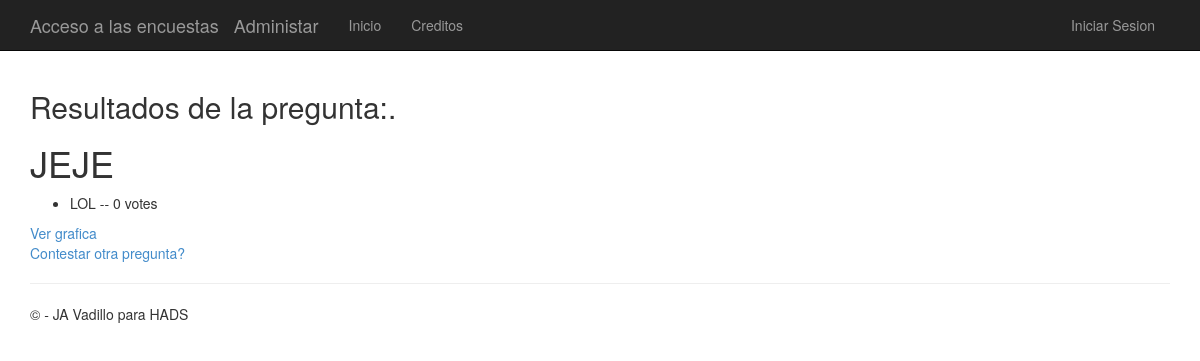
/8/results/, run on an earlier commit of the app's database.
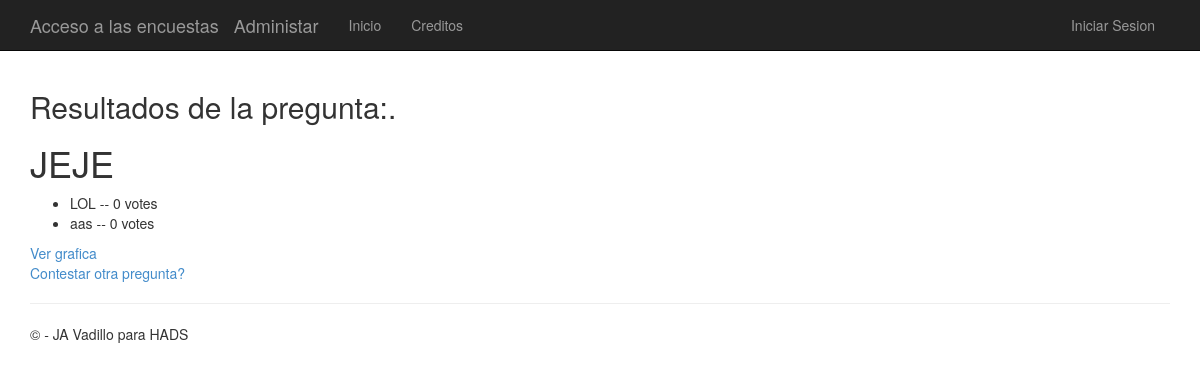
And on a later commit of the database.
### app/models.py (models this page shows)
class Question(models.Model):
    question_text = models.CharField(max_length=200)
    question_topic = models.CharField(max_length=200)
    correct_response = models.IntegerField()
    choice_max = models.IntegerField()
    pub_date = models.DateTimeField('date published')

class Choice(models.Model):
    question = models.ForeignKey(Question)
    choice_text = models.CharField(max_length=200)
    votes = models.IntegerField(default=0)

### app/views.py (the view)
# urls.py: url(r'^(?P<question_id>\d+)/results/$', app.views.results, name='results'),
def results(request, question_id):
    question = get_object_or_404(Question, pk=question_id)
    return render(request, 'polls/results.html', {'title':'Resultados de la pregunta:','question': question})

### app/templates/polls/results.html (shortened to what this page needs)
﻿{% extends "app/layout.html" %}
{% block content %}
<h2>{{ title }}.</h2>
<h1>{{ question.question_text }}</h1>
<ul>
{% for choice in question.choice_set.all %}
    <li>{{ choice.choice_text }} -- {{ choice.votes }} vote{{ choice.votes|pluralize }}</li>
{% endfor %}
</ul>
<a href="{% url 'chart' question.id %}"> Ver grafica</a><br />
<a href="{% url 'index' %}">Contestar otra pregunta?</a>
{% endblock %}

### app/templates/app/layout.html (shortened to what this page needs)
﻿<!DOCTYPE html>
<html>
<head>
    {% load staticfiles %}
    <link rel="stylesheet" type="text/css" href="{% static 'app/content/bootstrap.min.css' %}" />
    <link rel="stylesheet" type="text/css" href="{% static 'app/content/site.css' %}" />
</head>
<body>
    <div class="navbar navbar-inverse navbar-fixed-top">
        <div class="container">
            <div class="navbar-header">
                <a href="/polls/" class="navbar-brand">Acceso a las encuestas</a>
                <a href="/admin/" class="navbar-brand">Administar</a>
            </div>
            <div class="navbar-collapse collapse">
                <ul class="nav navbar-nav">
                    <li><a href="{% url 'home' %}">Inicio</a></li>
                    <li><a href="{% url 'contact' %}">Creditos</a></li>
                </ul>
                {% include 'app/loginpartial.html' %}
            </div>
        </div>
    </div>
    <div class="container body-content">
{% block content %}{% endblock %}
        <hr/>
        <footer>
            <p>&copy; {{ year }} - JA Vadillo para HADS</p>
        </footer>
    </div>
</body>
</html>

### app/templates/app/loginpartial.html
{% if user.is_authenticated %}
<form id="logoutForm" action="/logout" method="post" class="navbar-right">
    {% csrf_token %}
    <ul class="nav navbar-nav navbar-right">
        <li><span class="navbar-brand">Bienvenido ... {{ user.username }}!</span></li>
        <li><a href="javascript:document.getElementById('logoutForm').submit()">Cerrar Sesion</a></li>
    </ul>
</form>
{% else %}
<ul class="nav navbar-nav navbar-right">
    <li><a href="{% url 'login' %}">Iniciar Sesion</a></li>
</ul>
{% endif %}

### app/static/app/content/site.css (style rules this page uses)
body { padding-top: 50px; padding-bottom: 20px; }
.body-content { padding-left: 15px; padding-right: 15px; }

What changed in the data, as far as the page shows it:
added Choice: choice_text "aas", votes "0"
